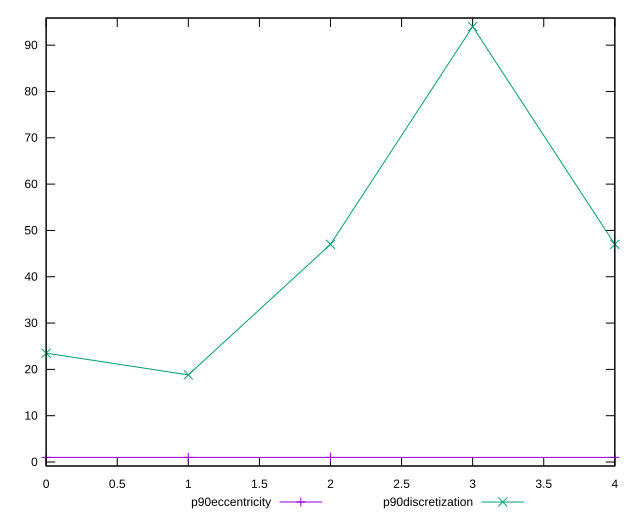

Source code (gnuplot):
reset

$p90Eccentricity <<EOF
0 1.0000000000000004
1 1.0000000000000004
2 1.0000000000000009
4 0.9999999999999992
EOF

$p90Discretization <<EOF
0 23.5
1 18.8
2 47
3 94
4 47
EOF

set key outside below
set xrange [0:4]
set yrange [-0.8600000000000009:95.86]
set trange [-0.8600000000000009:95.86]
set terminal svg size 640, 520 enhanced background rgb 'white'
set output "report_00019_2021-02-10T18-14-37.922Z//unminified-javascript/progression/eccentricity.svg"

plot $p90Eccentricity title "p90eccentricity" with linespoints, \
     $p90Discretization title "p90discretization" with linespoints

reset
